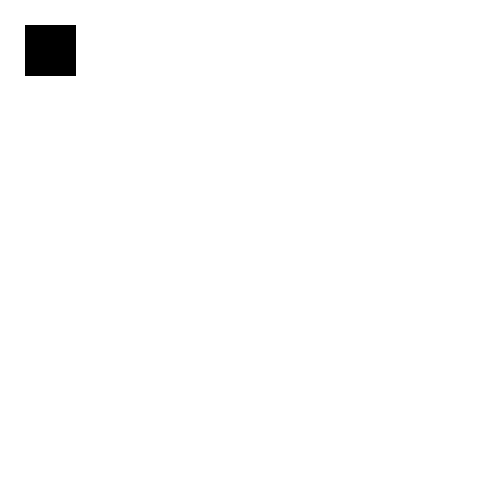
Frame 1 (no input)
Frame 60 (the mouse pressed at the canvas centre just before this capture): identical to frame 1, image omitted
Frame 120 (the mouse held since frame 60 and released just before this capture): identical to frame 1, image omitted

The Processing sketch that drew this single still picture (run headless with seeded random() and noise(); from frame 60 on, the mouse is pressed at the canvas centre):

// Processing sketch: processing_140428
// ── processing_140428.pde

  int x=50;
  int y=50;
void setup(){
  size(500,500);
}
void draw(){
  background(255);
  fill(0);
  rectMode(CENTER);
  rect(x,y,50,50);
}
void mouseDragged(){
  if(mouseX>x-25&&mouseX<x+25){
    if(mouseY>y-25&&mouseY<y+25){
      x=mouseX;
      y=mouseY;
    }
  }
}
